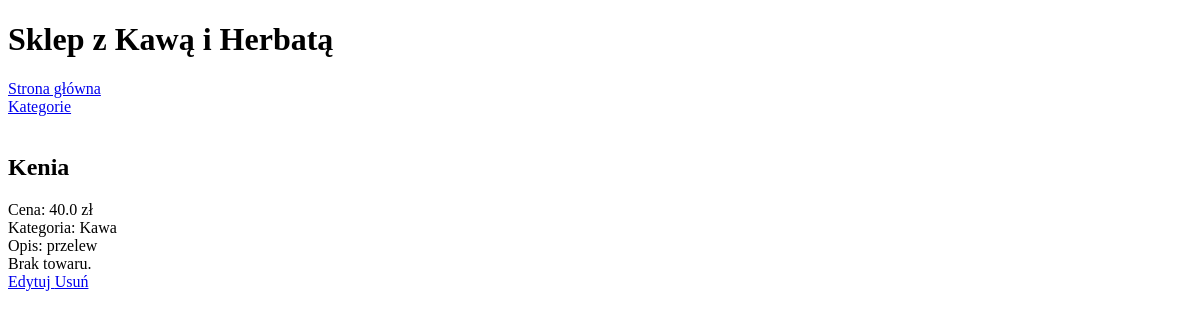
The app's page /product/2/, older data.
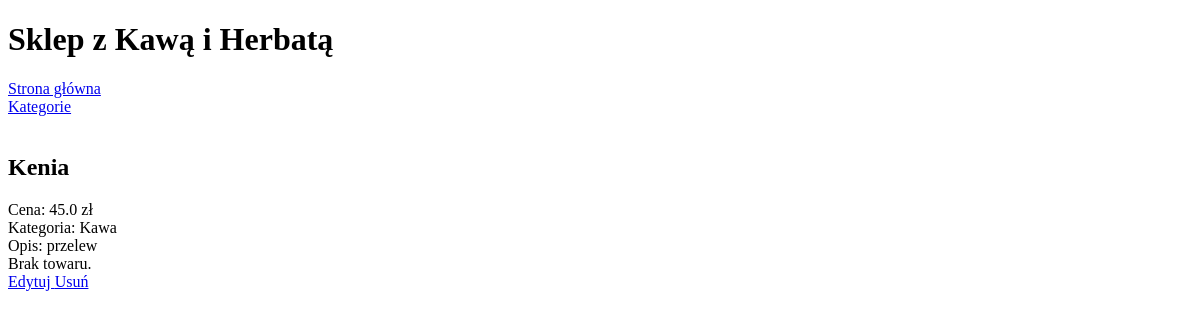
The same page, newer data.
### mysite/models.py (models this page shows)
class Product(models.Model):
    name = models.CharField(max_length=50, null=True, blank=True)
    price =  models.FloatField(validators=[MinValueValidator(0)])
    category = models.ForeignKey(Category, models.PROTECT, null=True, blank=True)
    description = models.TextField(null=True, blank=True)
    availability = models.BooleanField()
    quantity = models.PositiveIntegerField()
    def __str__(self):
        return f'{self.name}'

class Category(models.Model):
    name = models.CharField(max_length=50, unique=True)
    def __str__(self):
        return f'{self.name}'

### mysite/views.py (the view)
# urls.py: path('product/<int:pk>/', views.ProductView.as_view(), name="details-product"),
class ProductView(DetailView):
    model = Product
    template_name = 'mysite/detail_product.html'

### mysite/templates/mysite/detail_product.html
{% extends "base.html" %}
{% block content %}
    <h2>{{object}}</h2>
    <div>
        <div>
            Cena: {{object.price}} zł
        </div>
        <div>
            Kategoria: {{object.category}}
        </div>
        <div>
            Opis: {{object.description}}
        </div>
        <div>
            {% if not object.availability or not object.quantity %}
                Brak towaru.
            {% else %}
                Ilość w magazynie: {{object.quantity}}
            {% endif %}
        </div>
        <a href="/product/{{object.id}}/update/">Edytuj </a>
        <a href="/product/{{object.id}}/delete/">Usuń </a>
    </div>
{% endblock %}

Row changes from the older to the newer data that the page shows:
changed Product "Kenia": price "40.0" → "45.0"
